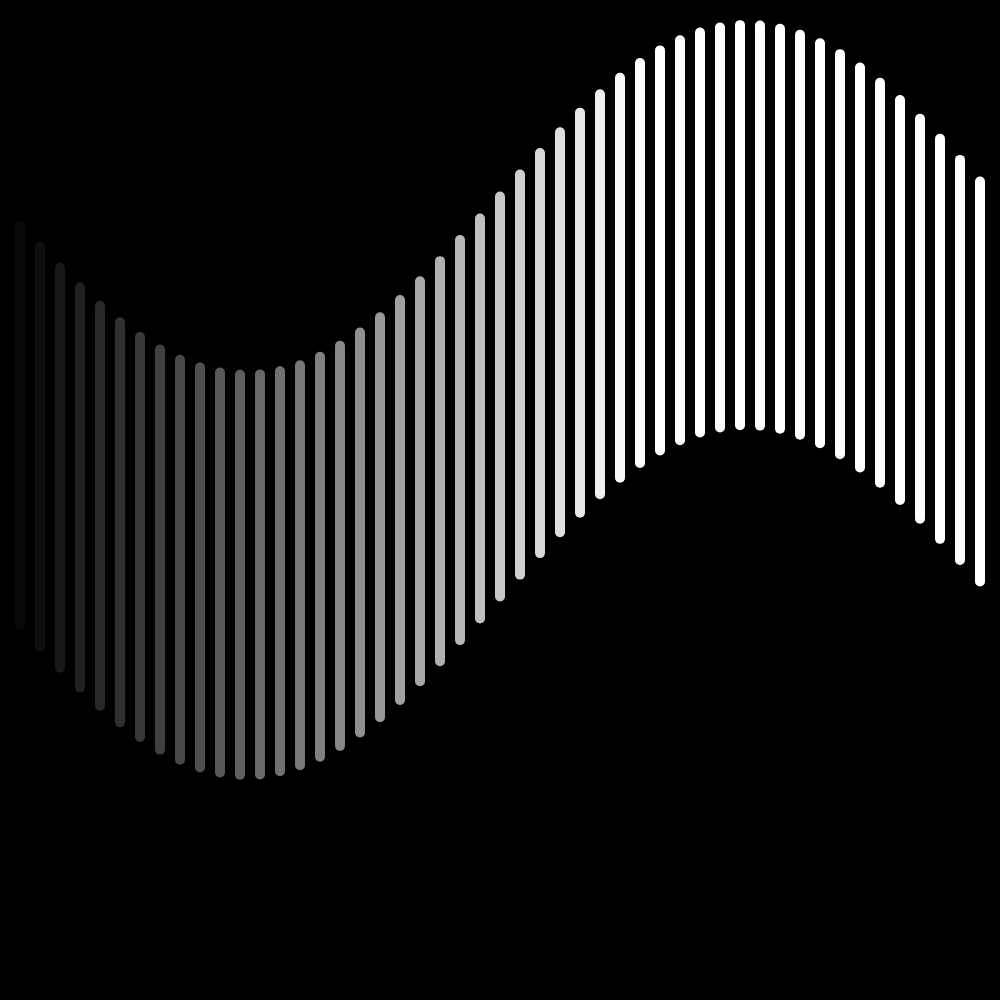
Frame 1 (no input)
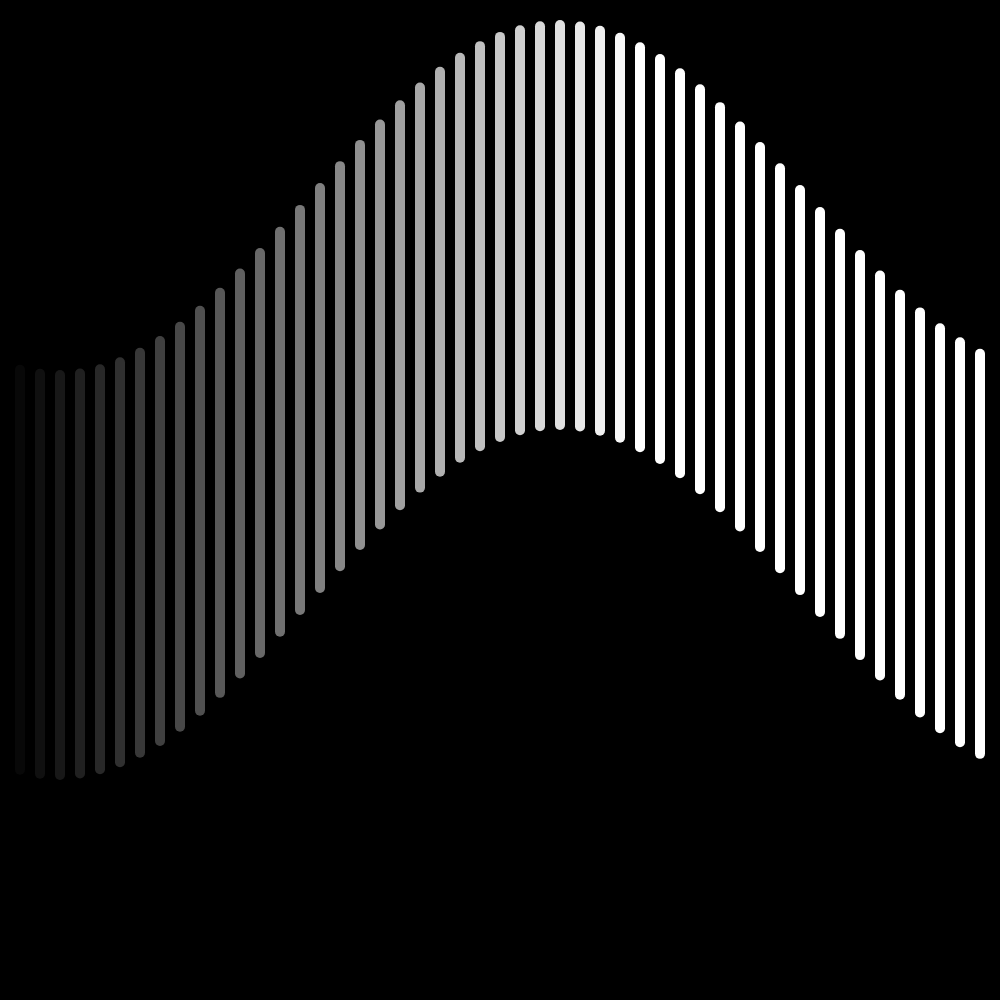
Frame 60 (no input)
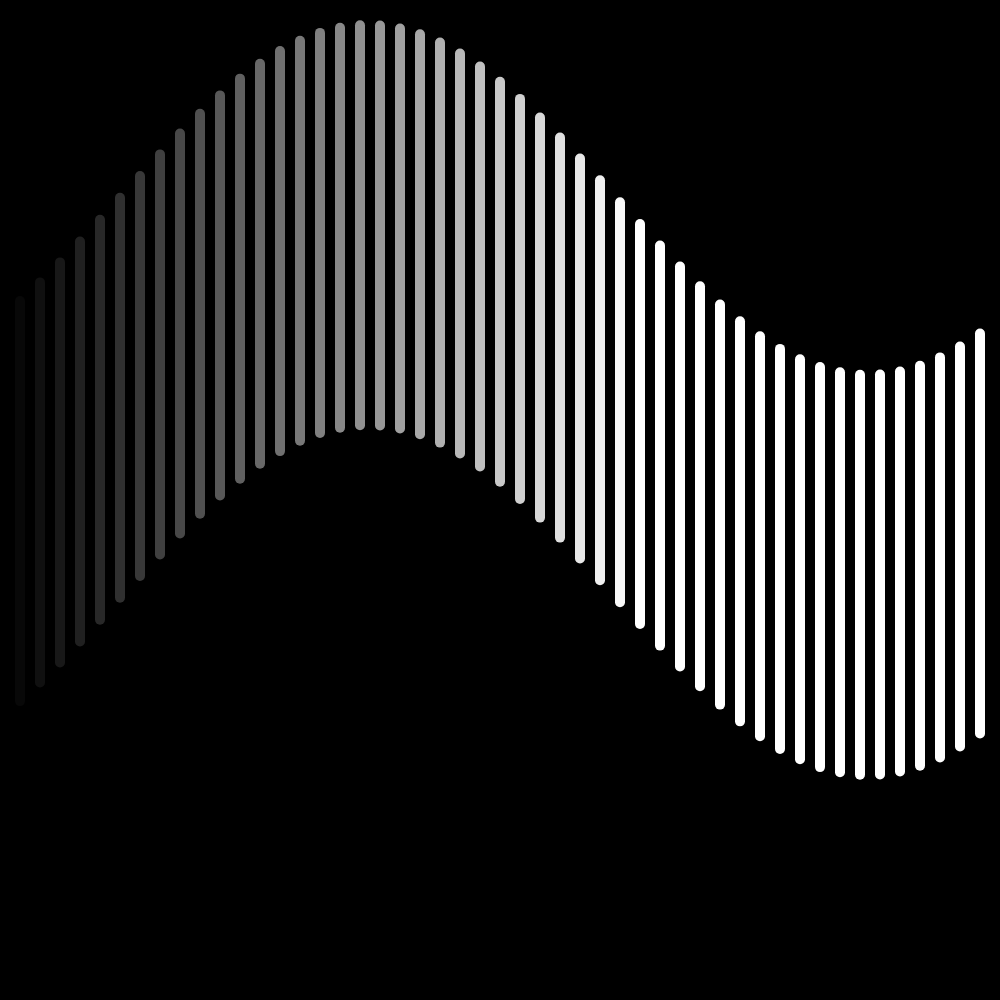
Frame 120 (the mouse pressed at the canvas centre since frame 60)

The p5.js sketch that drew these frames (run headless with seeded random() and noise() and a simulated clock; from frame 60 on, the mouse is pressed at the canvas centre):

// p5.js sketch
// ── sketch.js
var lines = []

var dx;

// try changing these variables one at a time to get a sense of what they do!
var period = 1000; // how many pixels before the wave repeats
var spacing = 20; // how far apart (in pixels) each line is from another
var theta = 0.0; // start angle at 0

function setup() {
  createCanvas(1000, 1000);
  dx = (TWO_PI/period) * spacing;
  for (var i = 0; i < width/20; i++) {
    lines.push(new Line(i*20, i*8));
	}
}

function draw() {
  background(0);
  theta  += .02;
  var x = theta;
	for(var i=0; i<lines.length; i++){
    lines[i].display(sin(x)*175.0);
    x += dx;
  }
	
}

class Line{
  constructor(x,c){
    this.xPos = x;
    this.c = c;

  }

  display(y){
    strokeWeight(10);
    stroke(this.c);
    line(this.xPos, y+200, this.xPos, y+600);
  }

}
